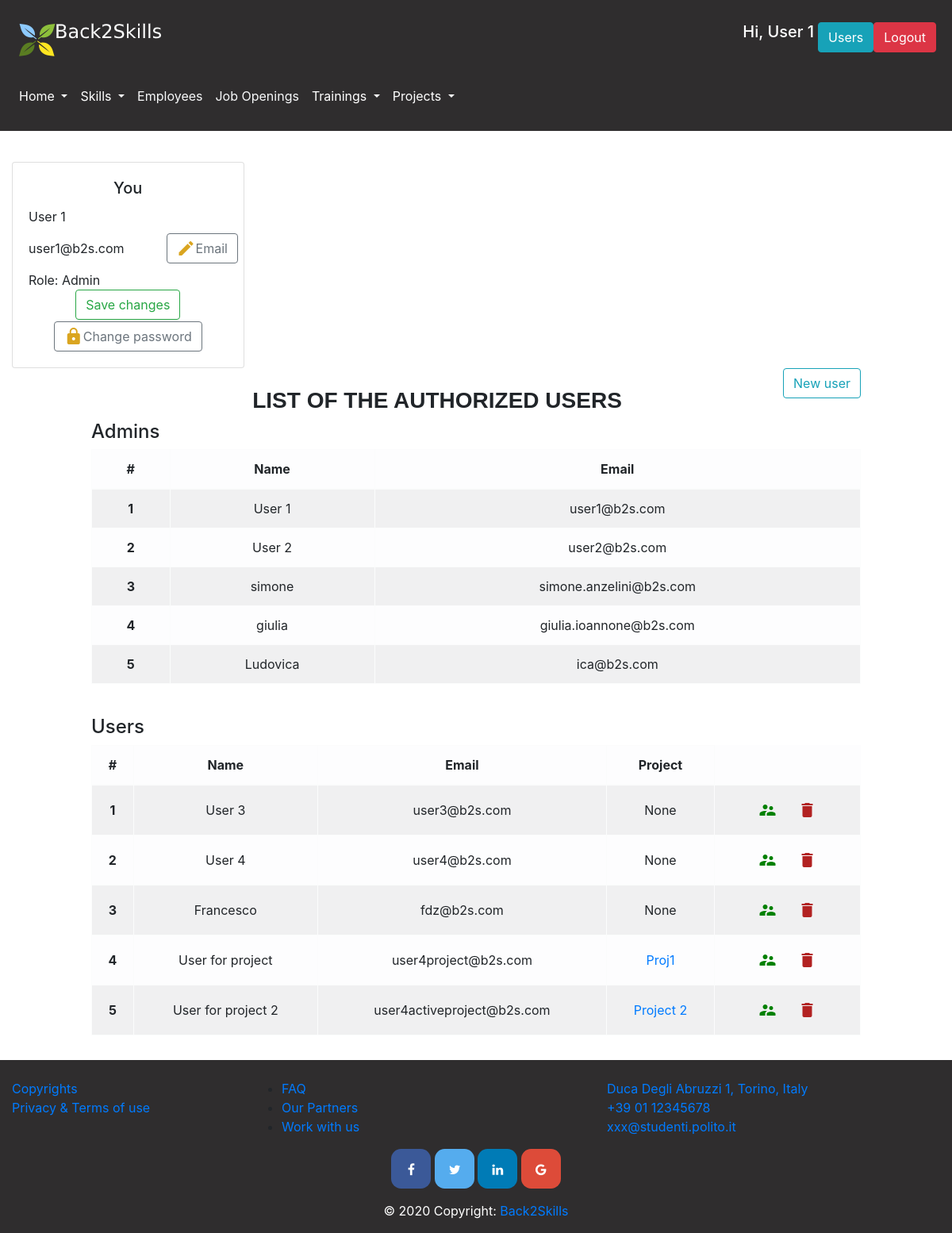
Screenshot of /users (signed in) with the database file from the repository.
### database.py (models this page shows, shortened)
class User(db.Model):
    __tablename__ = 'user'
    id = db.Column(db.Integer, primary_key=True)
    name = db.Column(db.String)
    surname = db.Column(db.String)
    email = db.Column(db.String, nullable=False, unique=True)
    password = db.Column(db.String, nullable=False)
    admin = db.Column(db.Boolean)
    project = db.Column(db.Integer, db.ForeignKey('project.id'))
    @property
    def is_authenticated(self):
        return True

class Project(db.Model):
    __tablename__ = 'project'
    id = db.Column(db.Integer, primary_key=True)
    name = db.Column(db.String)
    description = db.Column(db.String)
    starting_date = db.Column(db.Date)
    ending_date = db.Column(db.Date)
    role_in_project = db.relationship("Role_in_project", secondary="project_role")
    supervisor = db.Column(db.Integer, db.ForeignKey('employee.id'))

### app.py (the view, shortened to what this page needs)
@app.route('/users', methods=['GET', 'POST'])
@login_required
def users():
    admins = get_admins(True)
    normal_users = get_admins(False)
    prjs = get_projects()
    return render_template("users.html", admins=admins, users=normal_users, projects = prjs)

### app.py (called while the page is built)
@app.after_request
def add_header(r):
    r.headers["Cache-Control"] = "no-cache, no-store, must-revalidate"
    r.headers["Pragma"] = "no-cache"
    r.headers["Expires"] = "0"
    r.headers['Cache-Control'] = 'public, max-age=0'
    return r

@login_manager.user_loader
def load_user(user_id):
    return get_user_by_id(user_id)

### database.py (called while the page is built)
def get_projects():
    projects=Project.query.all()
    projects.sort(key=lambda x: x.name)
    return projects

def get_user_by_id(user_id):
    return User.query.filter(User.id==user_id).first()

def get_admins(admin):
    admins=User.query.filter(User.admin==admin).all()
    return admins

### templates/users.html (shortened to what this page needs)
{% extends 'layout.html' %}
{% block pageContent %}
    <br/>
    <div class="card w-25">
        <div class="card-body">
            <h5 class="card-title" style="text-align: center">You</h5>
            <form action="/users" method="POST">
                <div class="row">
                    <div class="col-md-8">
                        <p class="card-text">{{ current_user.name }} {{ current_user.surname }}</p>
                        <p class="card-text" id="currentEmail">{{ current_user.email }}</p>
                        <p class="card-text">Role: {% if current_user.admin %}Admin{% else %}User{% endif %}</p>
                    </div>
                    <div class="col-md-4" style="display:flex; align-items:center; justify-content: center;">
                        <button type="button" class="btn btn-outline-secondary d-flex justify-content-center align-content-between" id="editMail">
                            <i class="material-icons" style="color: goldenrod">edit</i>
                            Email
                        </button>
                    </div>
                </div>
                <div style="width:100%; display: flex; justify-content: center; margin-bottom: 2px">
                    <button id="saveEmail" class="btn btn-outline-success d-flex justify-content-center align-content-between" style="display:none">
                        Save changes
                    </button>
                </div>
            </form>
            <div style="width:100%; display: flex; justify-content: center">
                <button class="btn btn-outline-secondary d-flex justify-content-center align-content-between" data-toggle="modal" data-target="#changePasswordModal">
                    <i class="material-icons" style="color: goldenrod">lock</i>
                    Change password
                </button>
            </div>
        </div>
    </div>
    <div class="row">
        <div class="col-md-1"></div>
        <div class="col-md-10">
            <button type="button" class="btn btn-outline-info float-right" data-toggle="modal" data-target="#newUserModal">
                New user
            </button>
            <br/>
            <h3 class="section-title">List of the authorized users</h3>
            <h4>Admins</h4>
            <div class="table-responsive">
                <table class="table table-bordered table-light table-striped text-center">
                    <thead>
                    <tr>
                        <th scope="col">#</th>
                        <th scope="col">Name</th>
                        <th scope="col">Email</th>
                    </tr>
                    </thead>
                    <tbody>
                    {% for admin in admins %}
                        <tr>
                            <th class="align-middle" scope="row">{{ loop.index }}</th>
                            <td class="align-middle">{{admin.name}} {{ admin.username }}</td>
                            <td class="align-middle">{{admin.email}}</td>
                        </tr>
                    {% endfor %}
                    </tbody>
                </table>
            </div>
            <br/>
            <h4>Users</h4>
            <div class="table-responsive">
                <table class="table table-bordered table-light table-striped text-center">
                    <thead>
                    <tr>
                        <th scope="col">#</th>
                        <th scope="col">Name</th>
                        <th scope="col">Email</th>
                        <th scope="col">Project</th>
                    </tr>
                    </thead>
                    <tbody>
                    {% for user in users %}
                        <tr>
                            <th class="align-middle" scope="row">{{ loop.index }}</th>
                            <td class="align-middle">{{user.name}} {{ user.username }}</td>
                            <td class="align-middle">{{user.email}}</td>
                            <td class="align-middle">
                                {% if user.project %}
                                    {% for p in projects %}
                                        {% if p.id == user.project %}
                                            <a href="/project/{{ p.id }}">{{ p.name }}</a>
                                        {% endif %}
                                    {% endfor %}
                                {% else %}
                                    None
                                {% endif %}
                            </td>
                            {% if current_user.admin %}
                                <td>
                                    <div class="btn-group" role="group" aria-label="Basic example">
                                        <form action="{{ url_for('users') }}" method="POST" onsubmit="return confirm('Do you really want to make this user an admin?');">
                                            <button type="submit" class="btn d-flex justify-content-center align-content-between" data-toggle="tooltip" data-placement="top" title="Change to admin">
                                                <i class="material-icons" style="color: green">supervisor_account</i>
                                            </button>
                                        </form>
                                        <form action="{{ url_for('users') }}" method="POST" onsubmit="return confirm('Do you really want to delete this user?');">
                                            <button type="submit" class="btn d-flex justify-content-center align-content-between">
                                                <i class="material-icons" style="color: #b22222">delete</i>
                                            </button>
                                        </form>
                                    </div>
                                </td>
                            {% endif %}
                        </tr>
                    {% endfor %}
                    </tbody>
                </table>
            </div>
        </div>
        <div class="col-md-1"></div>
    </div>
{% endblock %}

### templates/layout.html (shortened to what this page needs)
<!DOCTYPE html>
<html lang="en">
<head>
    <link rel="stylesheet" href="{{ url_for('static',filename='css/bootstrap.css') }}" >
    <link rel="stylesheet" href="{{ url_for('static',filename='css/bootstrap-override.css') }}" >
</head>
<body>
<header>
    <nav class="navbar navbar-expand-lg navbar-light light-dark" id="loginNavbar">
        <a class="navbar-brand" href="/home"><img src="/static/images/Logosmallwhite.png" alt=""></a>
        {% if current_user.is_authenticated%}
            <div class="btn-group ml-auto mr-1">
                <h5 style="color: white; margin-right: 5px;">Hi, {{ current_user.name }}</h5>
                {% if current_user.admin %}
                    <a href="/users"><button class="btn btn-info">Users</button></a>
                {% else %}
                    {% if current_user.project %}
                        <a href="/project/{{ current_user.project }}"><button class="btn btn-info">Your project</button></a>
                    {% endif %}
                {% endif %}
                <form action="/logout" method="POST">
                    <button type="submit" class="btn btn-danger">Logout</button>
                </form>
            </div>
        {% else %}
            <a href="/login" class="btn btn-info ml-auto mr-1" role="button">Login</a>
        {% endif %}
    </nav>
    <nav class="navbar navbar-expand-lg navbar-light text-white light-dark" id="menuNavbar">
        <div class="collapse navbar-collapse" id="navbarSupportedContent">
            <ul class="navbar-nav mr-auto">
                <li class="nav-item dropdown ">
                    <a class="nav-link dropdown-toggle text-white" href="#" id="homepageDropdown" role="button" data-toggle="dropdown" aria-haspopup="true" aria-expanded="false">
                        Home
                    </a>
                </li>
                <li class="nav-item dropdown">
                    <a class="nav-link dropdown-toggle text-white" href="/skills" id="skillsDropdown" role="button" data-toggle="dropdown" aria-haspopup="true" aria-expanded="false">
                        Skills
                    </a>
                </li>
                <li class="nav-item">
                    <a class="nav-link" href="/employees" id="employeesButton" role="button" aria-haspopup="true" aria-expanded="false" >
                        <p class="text-light"> Employees</p>
                    </a>
                </li>
                <li class="nav-item">
                    <a class="nav-link" href="/jobs" id="jobsButton" role="button" aria-haspopup="true" aria-expanded="false">
                        <p class="text-light">Job Openings</p>
                    </a>
                </li>
                <li class="nav-item dropdown">
                    <a class="nav-link dropdown-toggle text-white" href="#" id="trainingsDropdown" role="button" data-toggle="dropdown" aria-haspopup="true" aria-expanded="false">
                        Trainings
                    </a>
                </li>
                <li class="nav-item dropdown">
                    <a class="nav-link dropdown-toggle text-white" href="#" id="projectsDropdown" role="button" data-toggle="dropdown" aria-haspopup="true" aria-expanded="false">
                        Projects
                    </a>
                </li>
            </ul>
        </div>
    </nav>
</header>
<main role="main" id="main-container">
    {% block pageContent %}
    {% endblock %}
</main>
<footer class="page-footer font-small light-dark pt-4">
    <div class="container-fluid text-center text-md-left">
        <div class="row">
            <div class="col-md-3 mb-md-0 mb-3">
                <ul class="list-unstyled">
                    <li>
                        <a href="#">Copyrights</a>
                    </li>
                    <li>
                        <a href="#">Privacy & Terms of use</a>
                    </li>
                </ul>
            </div>
            <div class="col-md-3 mb-md-0 mb-3">
                <ul>
                    <li>
                        <a href="/faq" role="button">FAQ</a>
                    </li>
                    <li>
                        <a href="#">Our Partners</a>
                    </li>
                    <li>
                        <a href="#">Work with us</a>
                    </li>
                </ul>
            </div>
            <div class="col-md-3 mx-auto">
                <ul class="list-unstyled">
                    <li>
                        <a href="#!">Duca Degli Abruzzi 1, Torino, Italy</a>
                    </li>
                    <li>
                        <a href="#!">+39 01 12345678</a>
                    </li>
                    <li>
                        <a href="#!">xxx@studenti.polito.it</a>
                    </li>
                </ul>
            </div>
        </div>
    </div>
    <div class="container">
        <div class="mx-auto" style="width: 400px;">
            <link rel="stylesheet" href="https://cdnjs.cloudflare.com/ajax/libs/font-awesome/4.7.0/css/font-awesome.min.css">
            <div class=" text-center">
                <a href="#" class="fa fa-facebook" style="font-size: medium"></a>
                <a href="#" class="fa fa-twitter" style="font-size: medium"></a>
                <a href="#" class="fa fa-linkedin" style="font-size: medium"></a>
                <a href="#" class="fa fa-google" style="font-size: medium"></a>
            </div>
        </div>
    </div>
    <div class="footer-copyright text-white text-center py-3">© 2020 Copyright:
        <a href=""> Back2Skills</a>
    </div>
</footer>
</body>
</html>

### rows the page displays
User: name "User 1", email "user1@b2s.com"
User: name "User 2", email "user2@b2s.com"
User: name "simone", email "simone.anzelini@b2s.com"
User: name "giulia", email "giulia.ioannone@b2s.com"
User: name "Ludovica", email "ica@b2s.com"
User: name "User 3", email "user3@b2s.com", shows "None"
User: name "User 4", email "user4@b2s.com", shows "None"
User: name "Francesco", email "fdz@b2s.com", shows "None"
User: name "User for project", email "user4project@b2s.com"
Project: name "Proj1"
User: name "User for project 2", email "user4activeproject@b2s.com"
Project: name "Project 2"
